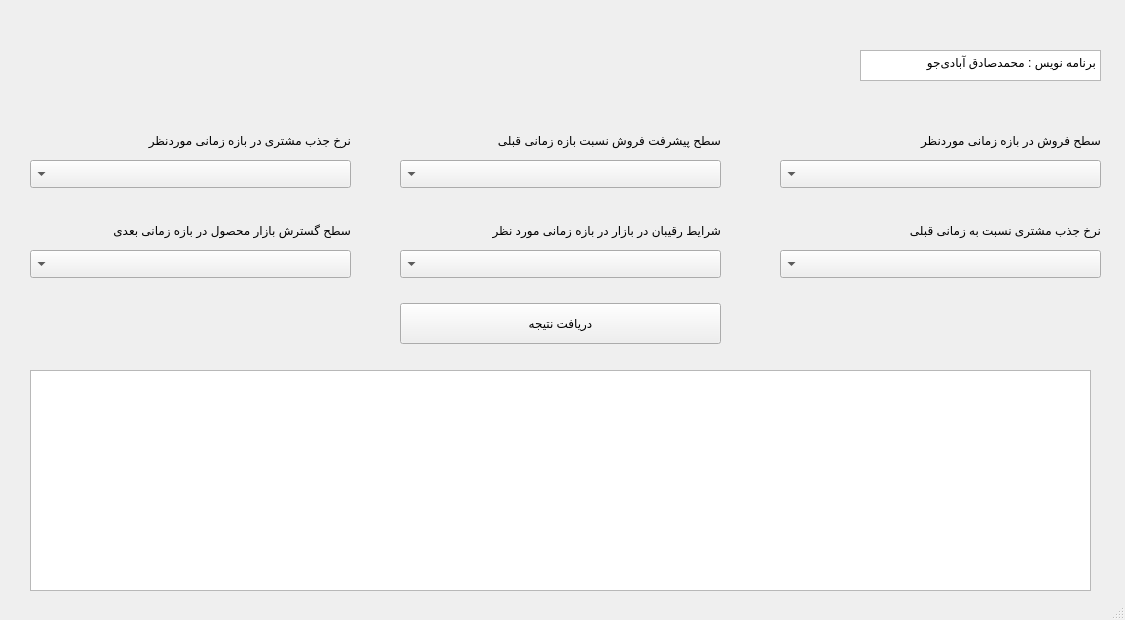
<?xml version="1.0" encoding="UTF-8"?>
<ui version="4.0">
 <class>ExpertSystem</class>
 <widget class="QMainWindow" name="ExpertSystem">
  <property name="geometry">
   <rect>
    <x>0</x>
    <y>0</y>
    <width>1125</width>
    <height>620</height>
   </rect>
  </property>
  <property name="windowTitle">
   <string>MainWindow</string>
  </property>
  <widget class="QWidget" name="centralwidget">
   <widget class="QComboBox" name="caplevel">
    <property name="geometry">
     <rect>
      <x>30</x>
      <y>160</y>
      <width>321</width>
      <height>28</height>
     </rect>
    </property>
    <property name="layoutDirection">
     <enum>Qt::RightToLeft</enum>
    </property>
   </widget>
   <widget class="QComboBox" name="compatitor">
    <property name="geometry">
     <rect>
      <x>400</x>
      <y>250</y>
      <width>321</width>
      <height>28</height>
     </rect>
    </property>
    <property name="layoutDirection">
     <enum>Qt::RightToLeft</enum>
    </property>
   </widget>
   <widget class="QComboBox" name="future">
    <property name="geometry">
     <rect>
      <x>30</x>
      <y>250</y>
      <width>321</width>
      <height>28</height>
     </rect>
    </property>
    <property name="layoutDirection">
     <enum>Qt::RightToLeft</enum>
    </property>
   </widget>
   <widget class="QComboBox" name="salesrate">
    <property name="geometry">
     <rect>
      <x>400</x>
      <y>160</y>
      <width>321</width>
      <height>28</height>
     </rect>
    </property>
    <property name="layoutDirection">
     <enum>Qt::RightToLeft</enum>
    </property>
   </widget>
   <widget class="QComboBox" name="saleslevel">
    <property name="geometry">
     <rect>
      <x>780</x>
      <y>160</y>
      <width>321</width>
      <height>28</height>
     </rect>
    </property>
    <property name="layoutDirection">
     <enum>Qt::RightToLeft</enum>
    </property>
    <property name="currentText">
     <string notr="true"/>
    </property>
    <property name="modelColumn">
     <number>1</number>
    </property>
   </widget>
   <widget class="QComboBox" name="caprate">
    <property name="geometry">
     <rect>
      <x>780</x>
      <y>250</y>
      <width>321</width>
      <height>28</height>
     </rect>
    </property>
    <property name="layoutDirection">
     <enum>Qt::RightToLeft</enum>
    </property>
   </widget>
   <widget class="QTextBrowser" name="resulttext">
    <property name="geometry">
     <rect>
      <x>30</x>
      <y>370</y>
      <width>1061</width>
      <height>221</height>
     </rect>
    </property>
   </widget>
   <widget class="QPushButton" name="Redult">
    <property name="geometry">
     <rect>
      <x>400</x>
      <y>303</y>
      <width>321</width>
      <height>41</height>
     </rect>
    </property>
    <property name="layoutDirection">
     <enum>Qt::RightToLeft</enum>
    </property>
    <property name="text">
     <string>دریافت نتیجه</string>
    </property>
    <property name="autoDefault">
     <bool>false</bool>
    </property>
   </widget>
   <widget class="QLabel" name="label">
    <property name="geometry">
     <rect>
      <x>30</x>
      <y>10</y>
      <width>91</width>
      <height>91</height>
     </rect>
    </property>
    <property name="text">
     <string/>
    </property>
    <property name="pixmap">
     <pixmap>E:/MUT/1534665706561.jpg</pixmap>
    </property>
    <property name="scaledContents">
     <bool>true</bool>
    </property>
   </widget>
   <widget class="QLabel" name="label_2">
    <property name="geometry">
     <rect>
      <x>790</x>
      <y>130</y>
      <width>311</width>
      <height>20</height>
     </rect>
    </property>
    <property name="text">
     <string>سطح فروش در بازه زمانی موردنظر</string>
    </property>
    <property name="alignment">
     <set>Qt::AlignLeading|Qt::AlignLeft|Qt::AlignVCenter</set>
    </property>
   </widget>
   <widget class="QLabel" name="label_3">
    <property name="geometry">
     <rect>
      <x>410</x>
      <y>130</y>
      <width>311</width>
      <height>20</height>
     </rect>
    </property>
    <property name="text">
     <string>سطح پیشرفت فروش نسبت بازه زمانی قبلی</string>
    </property>
    <property name="alignment">
     <set>Qt::AlignLeading|Qt::AlignLeft|Qt::AlignVCenter</set>
    </property>
   </widget>
   <widget class="QLabel" name="label_4">
    <property name="geometry">
     <rect>
      <x>40</x>
      <y>130</y>
      <width>311</width>
      <height>20</height>
     </rect>
    </property>
    <property name="text">
     <string>نرخ جذب مشتری در بازه زمانی موردنظر</string>
    </property>
    <property name="alignment">
     <set>Qt::AlignLeading|Qt::AlignLeft|Qt::AlignVCenter</set>
    </property>
   </widget>
   <widget class="QLabel" name="label_5">
    <property name="geometry">
     <rect>
      <x>790</x>
      <y>220</y>
      <width>311</width>
      <height>20</height>
     </rect>
    </property>
    <property name="text">
     <string>نرخ جذب مشتری نسبت به زمانی قبلی</string>
    </property>
    <property name="alignment">
     <set>Qt::AlignLeading|Qt::AlignLeft|Qt::AlignVCenter</set>
    </property>
   </widget>
   <widget class="QLabel" name="label_6">
    <property name="geometry">
     <rect>
      <x>410</x>
      <y>220</y>
      <width>311</width>
      <height>20</height>
     </rect>
    </property>
    <property name="text">
     <string>شرایط رقیبان در بازار در بازه زمانی مورد نظر</string>
    </property>
    <property name="alignment">
     <set>Qt::AlignLeading|Qt::AlignLeft|Qt::AlignVCenter</set>
    </property>
   </widget>
   <widget class="QLabel" name="label_7">
    <property name="geometry">
     <rect>
      <x>40</x>
      <y>220</y>
      <width>311</width>
      <height>20</height>
     </rect>
    </property>
    <property name="text">
     <string>سطح گسترش بازار محصول در بازه زمانی بعدی</string>
    </property>
    <property name="alignment">
     <set>Qt::AlignLeading|Qt::AlignLeft|Qt::AlignVCenter</set>
    </property>
   </widget>
   <widget class="QTextEdit" name="name">
    <property name="geometry">
     <rect>
      <x>860</x>
      <y>50</y>
      <width>241</width>
      <height>31</height>
     </rect>
    </property>
    <property name="html">
     <string>&lt;!DOCTYPE HTML PUBLIC &quot;-//W3C//DTD HTML 4.0//EN&quot; &quot;http://www.w3.org/TR/REC-html40/strict.dtd&quot;&gt;
&lt;html&gt;&lt;head&gt;&lt;meta name=&quot;qrichtext&quot; content=&quot;1&quot; /&gt;&lt;meta charset=&quot;utf-8&quot; /&gt;&lt;style type=&quot;text/css&quot;&gt;
p, li { white-space: pre-wrap; }
&lt;/style&gt;&lt;/head&gt;&lt;body style=&quot; font-family:'Segoe UI'; font-size:9pt; font-weight:400; font-style:normal;&quot;&gt;
&lt;p align=&quot;right&quot; style=&quot; margin-top:0px; margin-bottom:0px; margin-left:0px; margin-right:0px; -qt-block-indent:0; text-indent:0px;&quot;&gt;برنامه نویس : محمدصادق آبادی‌جو&lt;/p&gt;&lt;/body&gt;&lt;/html&gt;</string>
    </property>
   </widget>
  </widget>
  <widget class="QStatusBar" name="statusbar"/>
 </widget>
 <resources/>
 <connections/>
</ui>
